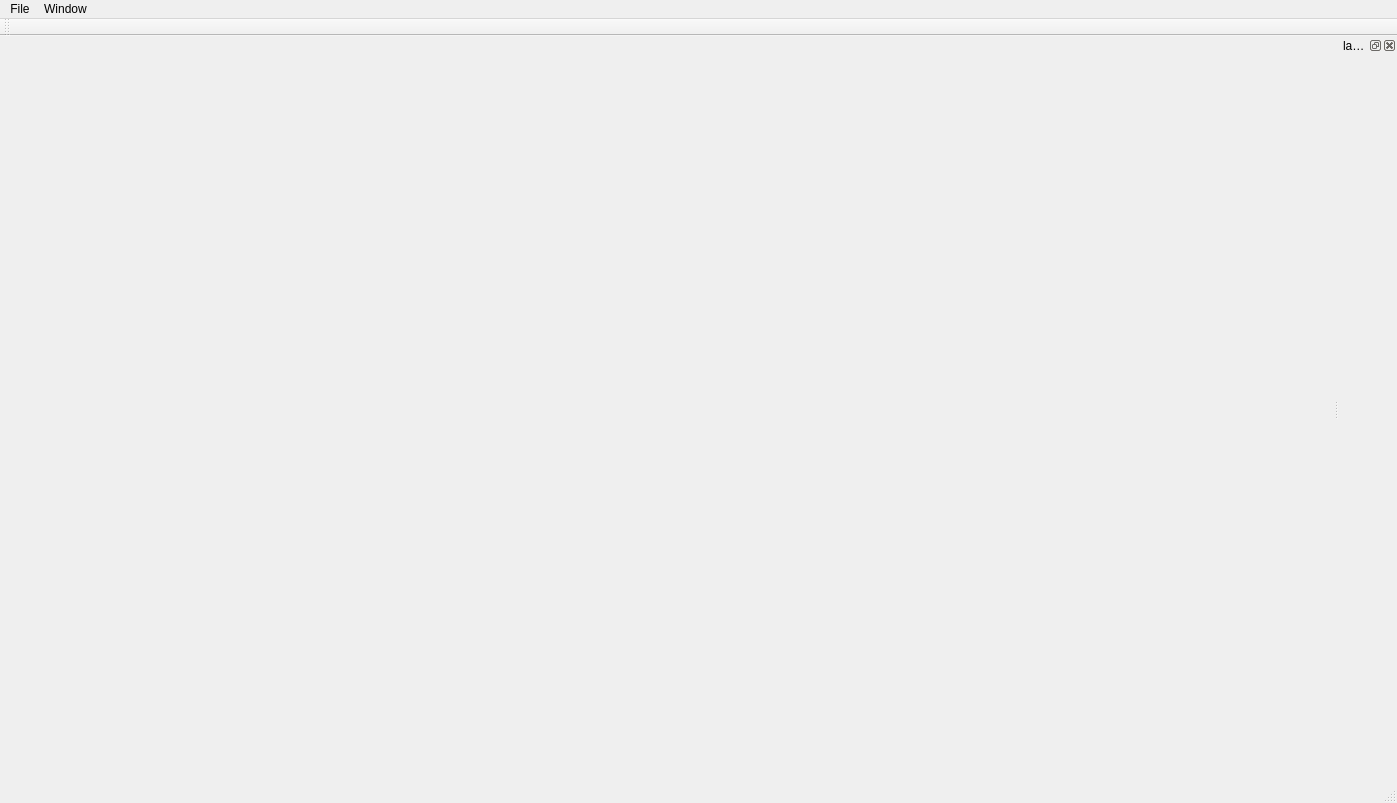
<?xml version="1.0" encoding="UTF-8"?>
<ui version="4.0">
 <class>ImgViewerClass</class>
 <widget class="QMainWindow" name="ImgViewerClass">
  <property name="geometry">
   <rect>
    <x>0</x>
    <y>0</y>
    <width>1397</width>
    <height>803</height>
   </rect>
  </property>
  <property name="windowTitle">
   <string>ImgViewer</string>
  </property>
  <widget class="QWidget" name="centralWidget"/>
  <widget class="QMenuBar" name="menuBar">
   <property name="geometry">
    <rect>
     <x>0</x>
     <y>0</y>
     <width>1397</width>
     <height>23</height>
    </rect>
   </property>
   <widget class="QMenu" name="menuFile">
    <property name="title">
     <string>File</string>
    </property>
   </widget>
   <widget class="QMenu" name="menuWindow">
    <property name="title">
     <string>Window</string>
    </property>
   </widget>
   <addaction name="menuFile"/>
   <addaction name="menuWindow"/>
  </widget>
  <widget class="QToolBar" name="mainToolBar">
   <attribute name="toolBarArea">
    <enum>TopToolBarArea</enum>
   </attribute>
   <attribute name="toolBarBreak">
    <bool>false</bool>
   </attribute>
  </widget>
  <widget class="QStatusBar" name="statusBar"/>
  <widget class="QDockWidget" name="dockWidget">
   <property name="layoutDirection">
    <enum>Qt::LeftToRight</enum>
   </property>
   <property name="windowTitle">
    <string>layers</string>
   </property>
   <attribute name="dockWidgetArea">
    <number>2</number>
   </attribute>
   <widget class="QWidget" name="dockWidgetContents"/>
  </widget>
 </widget>
 <layoutdefault spacing="6" margin="11"/>
 <resources>
  <include location="ImgViewer.qrc"/>
 </resources>
 <connections/>
</ui>
